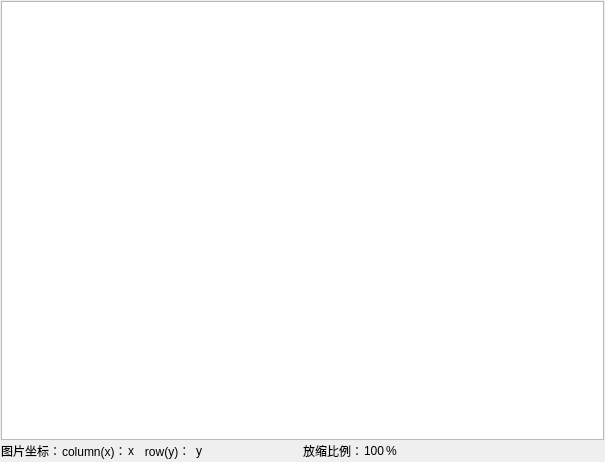
<?xml version="1.0" encoding="UTF-8"?>
<ui version="4.0">
 <class>LabelView</class>
 <widget class="QWidget" name="LabelView">
  <property name="geometry">
   <rect>
    <x>0</x>
    <y>0</y>
    <width>605</width>
    <height>462</height>
   </rect>
  </property>
  <property name="windowTitle">
   <string>Form</string>
  </property>
  <layout class="QGridLayout" name="gridLayout">
   <property name="leftMargin">
    <number>1</number>
   </property>
   <property name="topMargin">
    <number>1</number>
   </property>
   <property name="rightMargin">
    <number>1</number>
   </property>
   <property name="bottomMargin">
    <number>1</number>
   </property>
   <property name="spacing">
    <number>1</number>
   </property>
   <item row="0" column="0">
    <widget class="meView" name="graphicsView"/>
   </item>
   <item row="1" column="0">
    <layout class="QHBoxLayout" name="horizontalLayout_6">
     <item>
      <layout class="QHBoxLayout" name="horizontalLayout_4">
       <item>
        <widget class="QLabel" name="label">
         <property name="minimumSize">
          <size>
           <width>60</width>
           <height>0</height>
          </size>
         </property>
         <property name="text">
          <string>图片坐标：</string>
         </property>
        </widget>
       </item>
       <item>
        <layout class="QHBoxLayout" name="horizontalLayout">
         <item>
          <widget class="QLabel" name="label_3">
           <property name="minimumSize">
            <size>
             <width>60</width>
             <height>0</height>
            </size>
           </property>
           <property name="text">
            <string>column(x)：</string>
           </property>
          </widget>
         </item>
         <item>
          <widget class="QLabel" name="pos_x">
           <property name="text">
            <string>x</string>
           </property>
          </widget>
         </item>
        </layout>
       </item>
       <item>
        <layout class="QHBoxLayout" name="horizontalLayout_2">
         <item>
          <widget class="QLabel" name="label_2">
           <property name="minimumSize">
            <size>
             <width>60</width>
             <height>0</height>
            </size>
           </property>
           <property name="text">
            <string>   row(y)：</string>
           </property>
          </widget>
         </item>
         <item>
          <widget class="QLabel" name="pos_y">
           <property name="text">
            <string>y</string>
           </property>
          </widget>
         </item>
        </layout>
       </item>
       <item>
        <spacer name="horizontalSpacer">
         <property name="orientation">
          <enum>Qt::Horizontal</enum>
         </property>
         <property name="sizeHint" stdset="0">
          <size>
           <width>40</width>
           <height>20</height>
          </size>
         </property>
        </spacer>
       </item>
      </layout>
     </item>
     <item>
      <layout class="QHBoxLayout" name="horizontalLayout_5">
       <item>
        <layout class="QHBoxLayout" name="horizontalLayout_3">
         <item>
          <widget class="QLabel" name="label_4">
           <property name="minimumSize">
            <size>
             <width>50</width>
             <height>0</height>
            </size>
           </property>
           <property name="text">
            <string>放缩比例：</string>
           </property>
          </widget>
         </item>
         <item>
          <widget class="QLabel" name="zoom_value">
           <property name="text">
            <string>100</string>
           </property>
          </widget>
         </item>
         <item>
          <widget class="QLabel" name="label_5">
           <property name="minimumSize">
            <size>
             <width>15</width>
             <height>0</height>
            </size>
           </property>
           <property name="text">
            <string>%</string>
           </property>
          </widget>
         </item>
        </layout>
       </item>
       <item>
        <spacer name="horizontalSpacer_2">
         <property name="orientation">
          <enum>Qt::Horizontal</enum>
         </property>
         <property name="sizeHint" stdset="0">
          <size>
           <width>40</width>
           <height>20</height>
          </size>
         </property>
        </spacer>
       </item>
      </layout>
     </item>
    </layout>
   </item>
  </layout>
 </widget>
 <customwidgets>
  <customwidget>
   <class>meView</class>
   <extends>QGraphicsView</extends>
   <header location="global">Viewer/meview.h</header>
  </customwidget>
 </customwidgets>
 <resources/>
 <connections/>
</ui>
